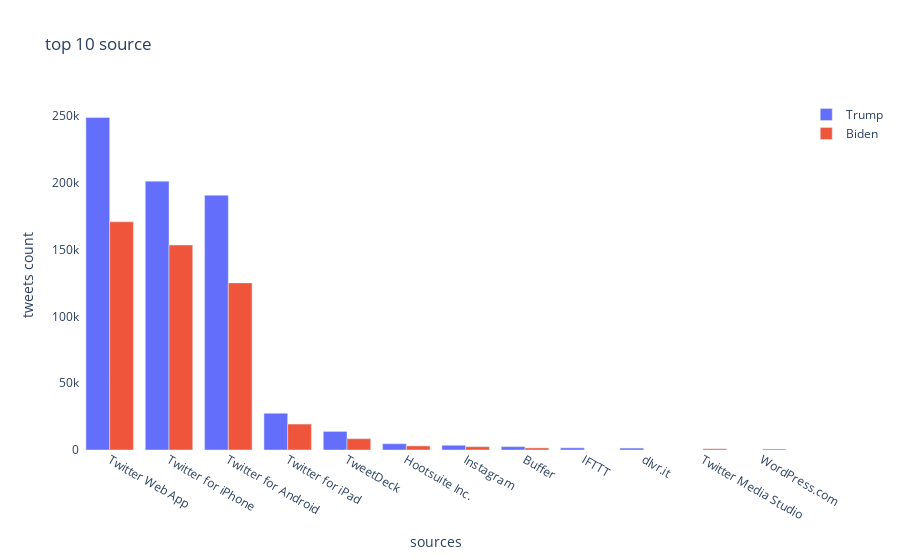

The code cell stored with this chart in its notebook:
### Code cell
topic_index = 0
number = 10 
launch = Chart_builder(topic_index,number)
launch.Builder()

### Figure 1 — Plotly figure (JSON) as saved in the notebook; plotly's stock layout.template omitted (floating-point values rounded to 4 significant figures)
{"data": [{"name": "Trump", "type": "bar", "x": ["Twitter Web App", "Twitter for iPhone", "Twitter for Android", "Twitter for iPad", "TweetDeck", "Hootsuite Inc.", "Instagram", "Buffer", "IFTTT", "dlvr.it"], "y": [248952, 201284, 190722, 27477, 13899, 4671, 3538, 2514, 1606, 1427]}, {"name": "Biden", "type": "bar", "x": ["Twitter Web App", "Twitter for iPhone", "Twitter for Android", "Twitter for iPad", "TweetDeck", "Hootsuite Inc.", "Instagram", "Buffer", "Twitter Media Studio", "WordPress.com"], "y": [170831, 153479, 125113, 19417, 8468, 3047, 2472, 1560, 929, 742]}], "layout": {"paper_bgcolor": "rgba(0,0,0,0)", "plot_bgcolor": "rgba(0,0,0,0)", "title": {"text": "top 10 source"}, "xaxis": {"title": {"text": "sources"}}, "yaxis": {"title": {"text": "tweets count"}}}}
